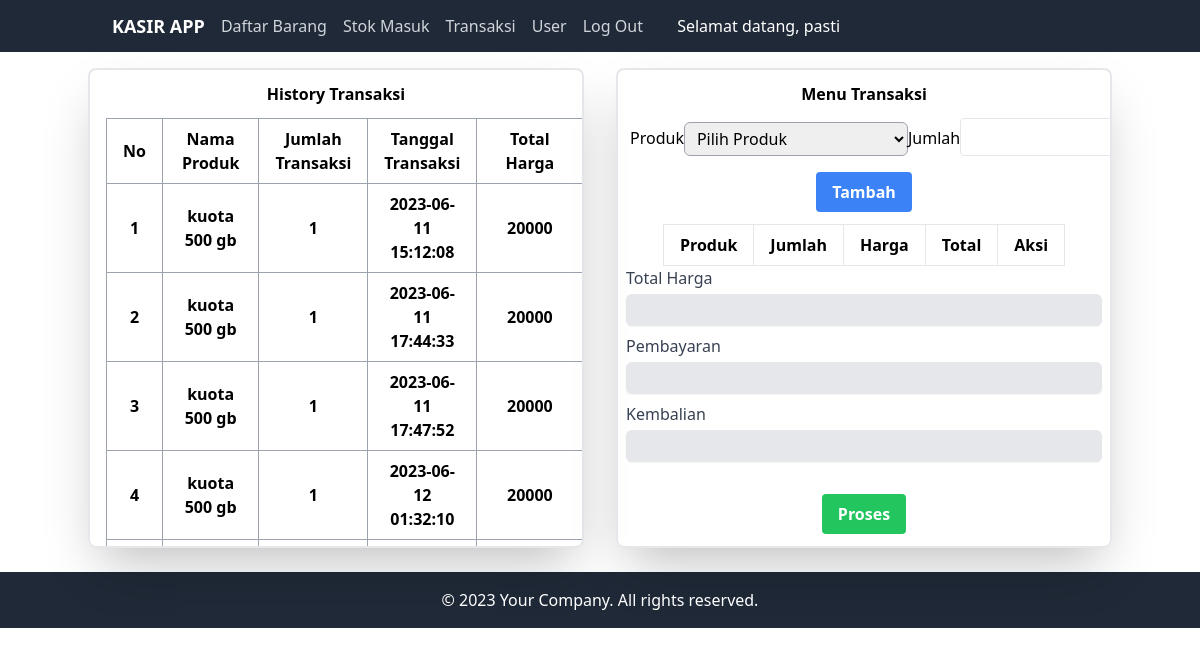
Page /index.php?halaman=Transaksi (signed in) on the committed database.
### tables this page shows
CREATE TABLE `transaksi` (
  `id_transaksi` int NOT NULL,
  `id_produk` int NOT NULL,
  `tanggal_transaksi` varchar(40) NOT NULL,
  `jumlah_transaksi` int NOT NULL,
  `total_harga` double NOT NULL
);

CREATE TABLE `produk` (
  `id_produk` int NOT NULL,
  `nama_produk` varchar(100) NOT NULL,
  `harga_produk` double NOT NULL,
  `stock` int NOT NULL,
  `gambar` varchar(100) NOT NULL
);

### views/Transaksi.php (the view, shortened to what this page needs)
<?php
include "koneksi/koneksi.php";
?>
<div class="container mx-auto mt-4" style="min-height: 504px;">
    <div class="flex" style="height: 30rem;">
        <div class="w-1/2 overflow-auto border-2 rounded-lg shadow-2xl history">
            <p class="mt-3 font-semibold text-center">History Transaksi</p>
            <table class="mt-3 ml-4 border border-collapse ">
                <thead>
                    <tr>
                        <th class="px-4 py-2 border border-gray-400">No</th>
                        <th class="px-4 py-2 border border-gray-400">Nama Produk</th>
                        <th class="px-4 py-2 border border-gray-400">Jumlah Transaksi</th>
                        <th class="px-4 py-2 border border-gray-400">Tanggal Transaksi</th>
                        <th class="px-4 py-2 border border-gray-400">Total Harga</th>
                    </tr>
                </thead>
                <tbody>
                    <?php
                    $queryTransaksi = "SELECT transaksi.id_transaksi, transaksi.tanggal_transaksi, transaksi.jumlah_transaksi, transaksi.total_harga, produk.id_produk, produk.nama_produk FROM transaksi INNER JOIN produk ON transaksi.id_produk = produk.id_produk ORDER BY transaksi.tanggal_transaksi";
                    $resultTransaksi = mysqli_query($koneksi, $queryTransaksi);
                    $counter = 1;
                    while ($rowTransaksi = mysqli_fetch_assoc($resultTransaksi)) {
                        echo "<tr>";
                        echo "<th class='px-4 py-2 border border-gray-400'>" . $counter . "</th>";
                        echo "<th class='px-4 py-2 border border-gray-400'>" . $rowTransaksi['nama_produk'] . "</th>";
                        echo "<th class='px-4 py-2 border border-gray-400'>" . $rowTransaksi['jumlah_transaksi'] . "</th>";
                        echo "<th class='px-4 py-2 border border-gray-400'>" . $rowTransaksi['tanggal_transaksi'] . "</th>";
                        echo "<th class='px-4 py-2 border border-gray-400'>" . $rowTransaksi['total_harga'] . "</th>";
                        echo "</tr>";
                        $counter++;
                    }
                    ?>
                </tbody>
            </table>
        </div>
        <div class="w-1/2 ml-8 overflow-auto border-2 rounded-lg shadow-2xl transaksi">
            <p class="mt-3 font-semibold text-center">Menu Transaksi</p>
            <form id="transaction-form" action="models/process_Transaksi.php" method="POST">
                <div class="flex flex-row justify-between m-3 header">
                    <label for="Produk" class="mt-2">Produk</label>
                    <select name="product" id="product" class="px-2 py-1 mt-1 border border-gray-400 rounded-md ">
                        <option value="">Pilih Produk</option>
                    </select>
                    <label for="quantity" class="mt-2">Jumlah</label>
                    <input type="number" id="quantity" name="quantity" class="px-2 py-1 border rounded">
                </div>
                <div class="flex justify-center w-full">
                    <button id="add-item" type="button" class="px-4 py-2 my-1 font-bold text-white bg-blue-500 rounded hover:bg-blue-700">Tambah</button>
                </div>
                <div style="display:flex; justify-content:center;">
                    <table id="transaction-items" class="mt-2 border border-collapse">
                        <thead>
                            <tr>
                                <th class="px-4 py-2 border">Produk</th>
                                <th class="px-4 py-2 border">Jumlah</th>
                                <th class="px-4 py-2 border">Harga</th>
                                <th class="px-4 py-2 border">Total</th>
                                <th class="px-4 py-2 border">Aksi</th>
                            </tr>
                        </thead>
                    </table>
                </div>
                <div class="flex flex-col justify-center">
                    <label for="total" class="block ml-2 font-medium text-gray-700 ">Total Harga</label>
                    <input id="total" name="total" type="text" readonly class="block p-1 mx-2 mt-1 bg-gray-200 border-gray-300 rounded-md shadow-sm">
                </div>
                <div class="flex flex-col justify-center">
                    <label for="payment" class="block mt-2 ml-2 font-medium text-gray-700">Pembayaran</label>
                    <input id="payment" name="payment" type="text" class="block p-1 mx-2 mt-1 bg-gray-200 border-gray-300 rounded-md shadow-sm focus:border-blue-500 focus:ring-blue-500">
                </div>
                <div class="flex flex-col justify-center">
                    <label for="change" class="block mt-2 ml-2 font-medium text-gray-700">Kembalian</label>
                    <input id="change" name="change" type="text" readonly class="block p-1 mx-2 mt-1 bg-gray-200 border-gray-300 rounded-md shadow-sm focus:border-blue-500 focus:ring-blue-500">
                </div>
                <div class="flex justify-center">
                    <button type="submit" id="submit-button" class="px-4 py-2 mt-8 font-bold text-white bg-green-500 rounded hover:bg-green-700">Proses</button>
                </div>
            </form>
        </div>
    </div>
</div>

### index.php (shortened to what this page needs)
<?php
@$page = $_GET['halaman'];
?>
<!DOCTYPE html>
<html lang="en">
<head>
    <link rel="stylesheet" href="dist/tailwind.css">
    <link rel="stylesheet" href="https://cdn.datatables.net/1.13.7/css/jquery.dataTables.css" />
</head>
<body>
    <nav class="bg-gray-800">
        <div class="container px-6 py-3 mx-auto">
            <div class="flex items-center justify-between">
                <div class="flex items-center">
                    <a class="mr-4 text-lg font-semibold text-white" href="?halaman=welcome">KASIR APP</a>
                    <ul class="flex space-x-4">
                        <?php if ($_SESSION["user"]["level"] == "admin") : ?>
                            <li><a class="text-gray-300 hover:text-white" href="?halaman=daftarBarang">Daftar Barang</a>
                            <li><a class="text-gray-300 hover:text-white" href="?halaman=stokMasuk">Stok Masuk</a></li>
                            <li><a class="text-gray-300 hover:text-white" href="?halaman=Transaksi">Transaksi</a></li>
                            <li><a class="text-gray-300 hover:text-white" href="?halaman=User">User</a></li>
                        <?php endif; ?>
                        <li>
                            <a class="text-gray-300 hover:text-white" href="?action=logout">Log Out</a>
                            <span class="text-gray-300 mr-2 text-white" style="margin-left: 30px;">Selamat datang, <?php echo $_SESSION["user"]["nama_lengkap"]; ?></span>
                        </li>
                    </ul>
                </div>
            </div>
        </div>
    </nav>
    <?php
    $userLevel = $_SESSION["user"]["level"];
    if ($userLevel == "admin") {
        if ($page == "welcome" || $page == null) {
            include "dashboard.php";
        } elseif ($page == "daftarBarang") {
            include "views/daftarBarang.php";
        } elseif ($page == "stokMasuk") {
            include "views/stokMasuk.php";
        } elseif ($page == "stock_keluar") {
            include "stock_keluar.php";
        } elseif ($page == "Transaksi") {
            include "views/Transaksi.php";
        } elseif ($page == "User") {
            include "views/User.php";
        }
    }
    ?>
    <footer class="p-4 text-white bg-gray-800">
        <div class="container mx-auto text-center">
            <p>&copy; 2023 Your Company. All rights reserved.</p>
        </div>
    </footer>
</body>
</html>

### index.php (style rules this page uses)
a { text-decoration: none; color: aqua; }

### rows in the picture
transaksi: id_produk.nama_produk "kuota 500 gb", jumlah_transaksi "1", tanggal_transaksi "2023-06-11 15:12:08", total_harga "20000"
transaksi: id_produk.nama_produk "kuota 500 gb", jumlah_transaksi "1", tanggal_transaksi "2023-06-11 17:44:33", total_harga "20000"
transaksi: id_produk.nama_produk "kuota 500 gb", jumlah_transaksi "1", tanggal_transaksi "2023-06-11 17:47:52", total_harga "20000"
transaksi: id_produk.nama_produk "kuota 500 gb", jumlah_transaksi "1", tanggal_transaksi "2023-06-12 01:32:10", total_harga "20000"

### other values in the picture
$_SESSION["user"]["nama_lengkap"] "pasti"
